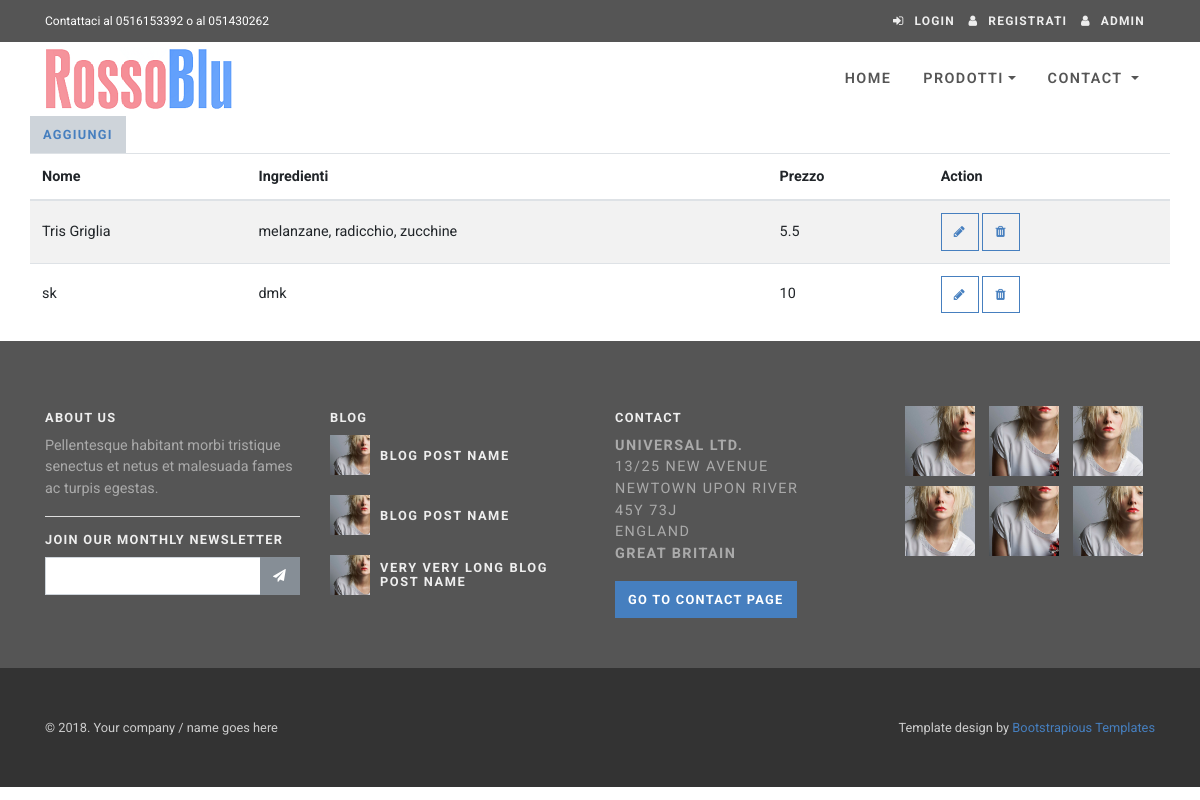
/admin/insalate/index.php, run on the app's committed database.
### tables this page shows
CREATE TABLE IF NOT EXISTS `Insalate` (
  `id` int(11) NOT NULL AUTO_INCREMENT,
  `nome_insalate` varchar(255) NOT NULL,
  `ingredienti` varchar(1024) NOT NULL,
  `prezzo` float NOT NULL,
  PRIMARY KEY (`id`)
);

### models/db.php (called while the page is built, shortened)
<?php
class DB{
    private $dbHost     = "localhost";
    private $dbUsername = "username";
    private $dbPassword = "password";
    private $dbName     = "pizzeria";
    public function __construct(){
        if(!isset($this->db)){
            $conn = new mysqli($this->dbHost, $this->dbUsername, $this->dbPassword, $this->dbName);
            if($conn->connect_error){
                die("Failed to connect with MySQL: " . $conn->connect_error);
            }else{
                $this->db = $conn;
            }
        }
    }
    public function getRows($table,$conditions = array()){
        $sql = 'SELECT ';
        $sql .= array_key_exists("select",$conditions)?$conditions['select']:'*';
        $sql .= ' FROM '.$table;
        if(array_key_exists("order_by",$conditions)){
            $sql .= ' ORDER BY '.$conditions['order_by'];
        }
        $result = $this->db->query($sql);
        if(array_key_exists("return_type",$conditions) && $conditions['return_type'] != 'all'){
            switch($conditions['return_type']){
                case 'count':
                    $data = $result->num_rows;
                    break;
                case 'single':
                    $data = $result->fetch_assoc();
                    break;
                default:
                    $data = '';
            }
        }else{
            if($result->num_rows > 0){
                while($row = $result->fetch_assoc()){
                    $data[] = $row;
                }
            }
        }
        return !empty($data)?$data:false;
    }
}
?>

### admin/insalate/index.php (the view, shortened to what this page needs)
<!DOCTYPE html>
<html lang="en">
    <?php
      $homedir = substr($_SERVER['SCRIPT_FILENAME'],0,-strlen($_SERVER['SCRIPT_NAME']) );
      include $homedir.'/pizzeria2/head.php';
      ?>
  <body>
<?php
require_once  $homedir.'/pizzeria2/models/db.php';
$db = new DB();
$insalate = $db->getRows('Insalate',array('order_by'=>'prezzo'));
?>
  <?php
  $homedir = substr($_SERVER['SCRIPT_FILENAME'],0,-strlen($_SERVER['SCRIPT_NAME']) );
  include $homedir.'/pizzeria2/header.php';
  ?>
  <body>
<div class="container" id="page-content">
    <div class="row">
        <a href="addEdit.php" class="btn btn-default">
            Aggiungi <span class="glyphicon glyphicon-plus" aria-hidden="true"></span>
        </a>
        <table class="table table-striped">
            <thead>
                <tr>
                    <th>Nome</th>
                    <th>Ingredienti</th>
                    <th>Prezzo</th>
                    <th>Action</th>
                </tr>
            </thead>
            <tbody id="userData">
                <?php if(!empty($insalate)): $count = 0; foreach($insalate as $insalata): $count++; ?>
                <tr>
                    <td><?php echo $insalata['nome_insalate']; ?></td>
                    <td><?php echo $insalata['ingredienti']; ?></td>
                    <td><?php echo $insalata['prezzo']; ?></td>
                    <td>
                        <a href="addEdit.php?id=<?php echo $insalata['id']; ?>" class="btn btn-template-outlined"><i class="fa fa-pencil"></i></a>
                        <a href="action.php?action_type=delete&id=<?php echo $insalata['id']; ?>" onclick="return confirm('Sei sicuro di eliminare?')" class="btn btn-template-outlined" ><i class="fa fa-trash"></i></a>
                    </td>
                </tr>
                <?php endforeach; else: ?>
                <tr><td colspan="5">Nessun risultato</td></tr>
                <?php endif; ?>
            </tbody>
        </table>
    </div>
</div>
<?php include $homedir.'/pizzeria/footer.php';?>
  </body>
</html>

### css/style.blue.css (style rules this page uses)
a { -webkit-transition: all 0.3s !important; transition: all 0.3s !important; display: inline-block; }
table { font-size: 0.9rem; }
.btn { text-transform: uppercase; letter-spacing: 0.1em; }
.btn-template-outlined { background: none; border: 1px solid #467fbf !important; color: #467fbf; border-radius: 0 !important; text-decoration: none; }
table tr td { vertical-align: middle !important; }
.btn { font-weight: 700; border: 1px solid transparent; padding: 0.5rem 0.75rem; font-size: 0.8rem; line-height: 1.5; border-radius: 0; -webkit-transition: color 0.15s ease-in-out, background-color 0.15s ease-in-out, border-color 0.15s ease-in-out, -webkit-box-shadow 0.15s ease-in-out; transition: color 0.15s ease-in-out, background-color 0.15s ease-in-out, border-color 0.15s ease-in-out, -webkit-box-shadow 0.15s ease-in-out; transition: color 0.15s ease-in-out, background-color 0.15s ease-in-out, border-color 0.15s ease-in-out, box-shadow 0.15s ease-in-out; transition: color 0.15s ease-in-out, background-color 0.15s ease-in-out, border-color 0.15s ease-in-out, box-shadow 0.15s ease-in-out, -webkit-box-shadow 0.15s ease-in-out; }
.btn-default { color: color-yiq(#ced4da); background-color: #ced4da; border-color: #ced4da; }
body { font-family: "Roboto", Helvetica, Arial, sans-serif; font-size: 1rem; font-weight: 400; line-height: 1.5; color: #212529; background-color: #fff; }
a { color: #467fbf; text-decoration: none; }

### data on the page
insalate: nome_insalate "Tris Griglia", ingredienti "melanzane, radicchio, zucchine", prezzo "5.5"
insalate: nome_insalate "sk", ingredienti "dmk", prezzo "10"
